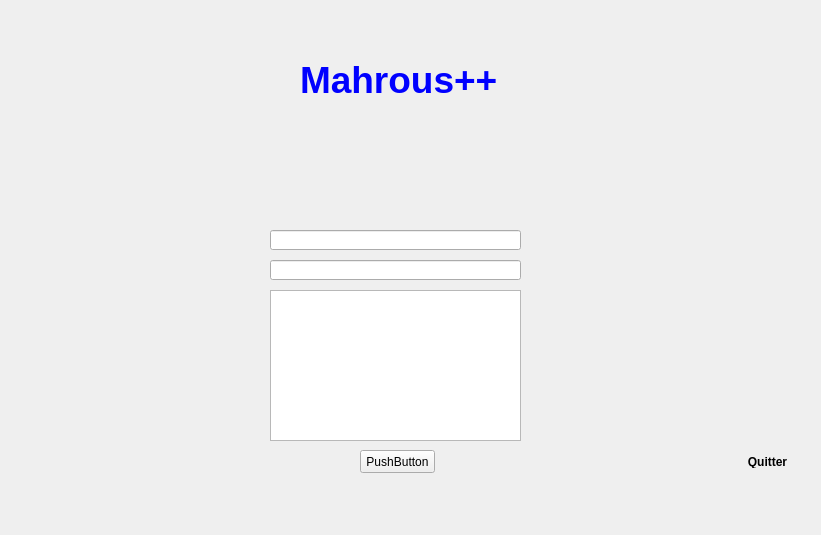
<?xml version="1.0" encoding="UTF-8"?>
<ui version="4.0">
 <class>reclamations_p</class>
 <widget class="QDialog" name="reclamations_p">
  <property name="geometry">
   <rect>
    <x>0</x>
    <y>0</y>
    <width>821</width>
    <height>535</height>
   </rect>
  </property>
  <property name="windowTitle">
   <string>Dialog</string>
  </property>
  <widget class="QLabel" name="label_10">
   <property name="geometry">
    <rect>
     <x>300</x>
     <y>40</y>
     <width>321</width>
     <height>81</height>
    </rect>
   </property>
   <property name="text">
    <string>&lt;html&gt;&lt;head/&gt;&lt;body&gt;&lt;p&gt;&lt;span style=&quot; font-size:28pt; font-weight:600; color:#0000ff;&quot;&gt;Mahrous++&lt;/span&gt;&lt;/p&gt;&lt;/body&gt;&lt;/html&gt;</string>
   </property>
  </widget>
  <widget class="QPushButton" name="pushButton">
   <property name="geometry">
    <rect>
     <x>730</x>
     <y>450</y>
     <width>75</width>
     <height>23</height>
    </rect>
   </property>
   <property name="styleSheet">
    <string notr="true">color: &quot;red&quot;;

padding: 5px;
border-radius: 5px;

font-weight: bold;
</string>
   </property>
   <property name="text">
    <string>Quitter</string>
   </property>
  </widget>
  <widget class="QLineEdit" name="lineEdit">
   <property name="geometry">
    <rect>
     <x>270</x>
     <y>230</y>
     <width>251</width>
     <height>20</height>
    </rect>
   </property>
  </widget>
  <widget class="QLineEdit" name="lineEdit_2">
   <property name="geometry">
    <rect>
     <x>270</x>
     <y>260</y>
     <width>251</width>
     <height>20</height>
    </rect>
   </property>
  </widget>
  <widget class="QPlainTextEdit" name="plainTextEdit">
   <property name="geometry">
    <rect>
     <x>270</x>
     <y>290</y>
     <width>251</width>
     <height>151</height>
    </rect>
   </property>
  </widget>
  <widget class="QPushButton" name="pushButton_2">
   <property name="geometry">
    <rect>
     <x>360</x>
     <y>450</y>
     <width>75</width>
     <height>23</height>
    </rect>
   </property>
   <property name="text">
    <string>PushButton</string>
   </property>
  </widget>
 </widget>
 <resources/>
 <connections/>
</ui>
